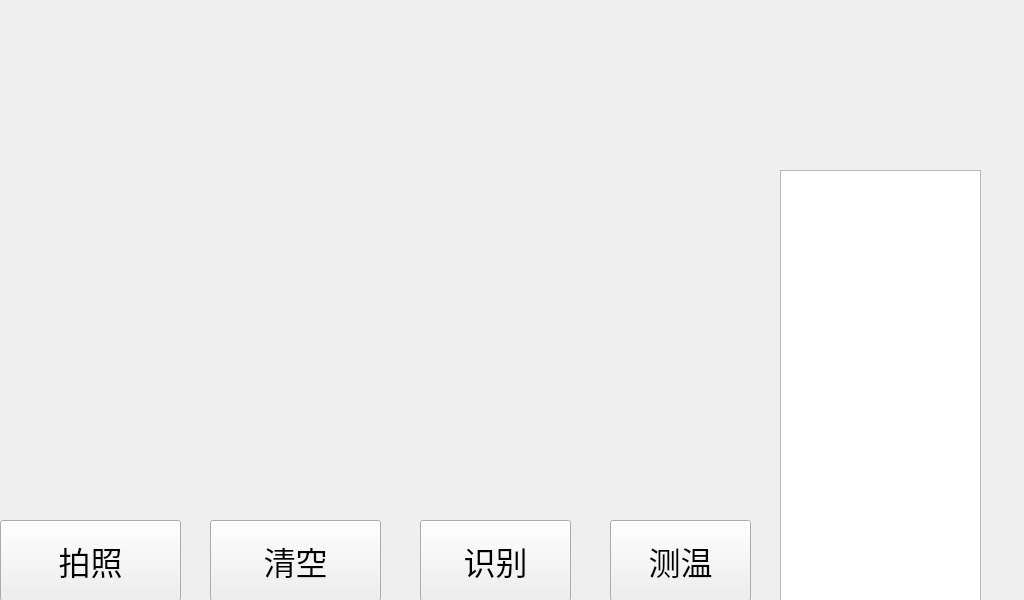
<?xml version="1.0" encoding="UTF-8"?>
<ui version="4.0">
 <class>Widget</class>
 <widget class="QWidget" name="Widget">
  <property name="geometry">
   <rect>
    <x>0</x>
    <y>0</y>
    <width>1024</width>
    <height>600</height>
   </rect>
  </property>
  <property name="windowTitle">
   <string>Widget</string>
  </property>
  <widget class="QPushButton" name="pushButton">
   <property name="geometry">
    <rect>
     <x>610</x>
     <y>520</y>
     <width>141</width>
     <height>81</height>
    </rect>
   </property>
   <property name="font">
    <font>
     <pointsize>24</pointsize>
    </font>
   </property>
   <property name="text">
    <string>测温</string>
   </property>
  </widget>
  <widget class="QPushButton" name="pushButton_2">
   <property name="geometry">
    <rect>
     <x>420</x>
     <y>520</y>
     <width>151</width>
     <height>81</height>
    </rect>
   </property>
   <property name="font">
    <font>
     <pointsize>24</pointsize>
    </font>
   </property>
   <property name="text">
    <string>识别</string>
   </property>
  </widget>
  <widget class="QLabel" name="label">
   <property name="geometry">
    <rect>
     <x>-1</x>
     <y>9</y>
     <width>771</width>
     <height>491</height>
    </rect>
   </property>
   <property name="text">
    <string/>
   </property>
  </widget>
  <widget class="QPushButton" name="pushButton_3">
   <property name="geometry">
    <rect>
     <x>0</x>
     <y>520</y>
     <width>181</width>
     <height>81</height>
    </rect>
   </property>
   <property name="font">
    <font>
     <pointsize>24</pointsize>
    </font>
   </property>
   <property name="text">
    <string>拍照</string>
   </property>
  </widget>
  <widget class="QPushButton" name="ptn_close">
   <property name="geometry">
    <rect>
     <x>210</x>
     <y>520</y>
     <width>171</width>
     <height>81</height>
    </rect>
   </property>
   <property name="font">
    <font>
     <pointsize>24</pointsize>
    </font>
   </property>
   <property name="text">
    <string>清空</string>
   </property>
  </widget>
  <widget class="QTextBrowser" name="textBrowser">
   <property name="geometry">
    <rect>
     <x>780</x>
     <y>170</y>
     <width>201</width>
     <height>431</height>
    </rect>
   </property>
  </widget>
  <widget class="QLabel" name="label_2">
   <property name="geometry">
    <rect>
     <x>780</x>
     <y>10</y>
     <width>191</width>
     <height>161</height>
    </rect>
   </property>
   <property name="text">
    <string/>
   </property>
  </widget>
 </widget>
 <resources/>
 <connections/>
</ui>
